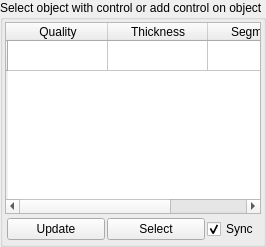
         <widget class="QGroupBox" name="SetupCharacter">
          <property name="title">
           <string>Select object with control or add control on object</string>
          </property>
          <property name="flat">
           <bool>false</bool>
          </property>
          <property name="checkable">
           <bool>false</bool>
          </property>
          <layout class="QVBoxLayout" name="verticalLayout_2">
           <property name="spacing">
            <number>2</number>
           </property>
           <property name="margin">
            <number>2</number>
           </property>
           <item>
            <widget class="QTableWidget" name="tableWidget">
             <row>
              <property name="text">
               <string/>
              </property>
             </row>
             <column>
              <property name="text">
               <string>Quality</string>
              </property>
             </column>
             <column>
              <property name="text">
               <string>Thickness</string>
              </property>
             </column>
             <column>
              <property name="text">
               <string>Segments</string>
              </property>
             </column>
            </widget>
           </item>
           <item>
            <layout class="QHBoxLayout" name="horizontalLayout_4">
             <property name="spacing">
              <number>2</number>
             </property>
             <property name="margin">
              <number>2</number>
             </property>
             <item>
              <widget class="QPushButton" name="reloadObjectsButton">
               <property name="sizePolicy">
                <sizepolicy hsizetype="Expanding" vsizetype="Fixed">
                 <horstretch>0</horstretch>
                 <verstretch>0</verstretch>
                </sizepolicy>
               </property>
               <property name="statusTip">
                <string>Reload object in View</string>
               </property>
               <property name="text">
                <string>Update</string>
               </property>
               <property name="-command" stdset="0">
                <string>updateCRCObjectsInScene</string>
               </property>
              </widget>
             </item>
             <item>
              <widget class="QPushButton" name="selectObjectButton">
               <property name="sizePolicy">
                <sizepolicy hsizetype="Expanding" vsizetype="Fixed">
                 <horstretch>0</horstretch>
                 <verstretch>0</verstretch>
                </sizepolicy>
               </property>
               <property name="text">
                <string>Select</string>
               </property>
               <property name="-c" stdset="0">
                <string>selectCRCObject</string>
               </property>
              </widget>
             </item>
             <item>
              <widget class="QCheckBox" name="syncSelectCheckBox">
               <property name="text">
                <string>Sync</string>
               </property>
               <property name="checked">
                <bool>true</bool>
               </property>
              </widget>
             </item>
            </layout>
           </item>
          </layout>
         </widget>
